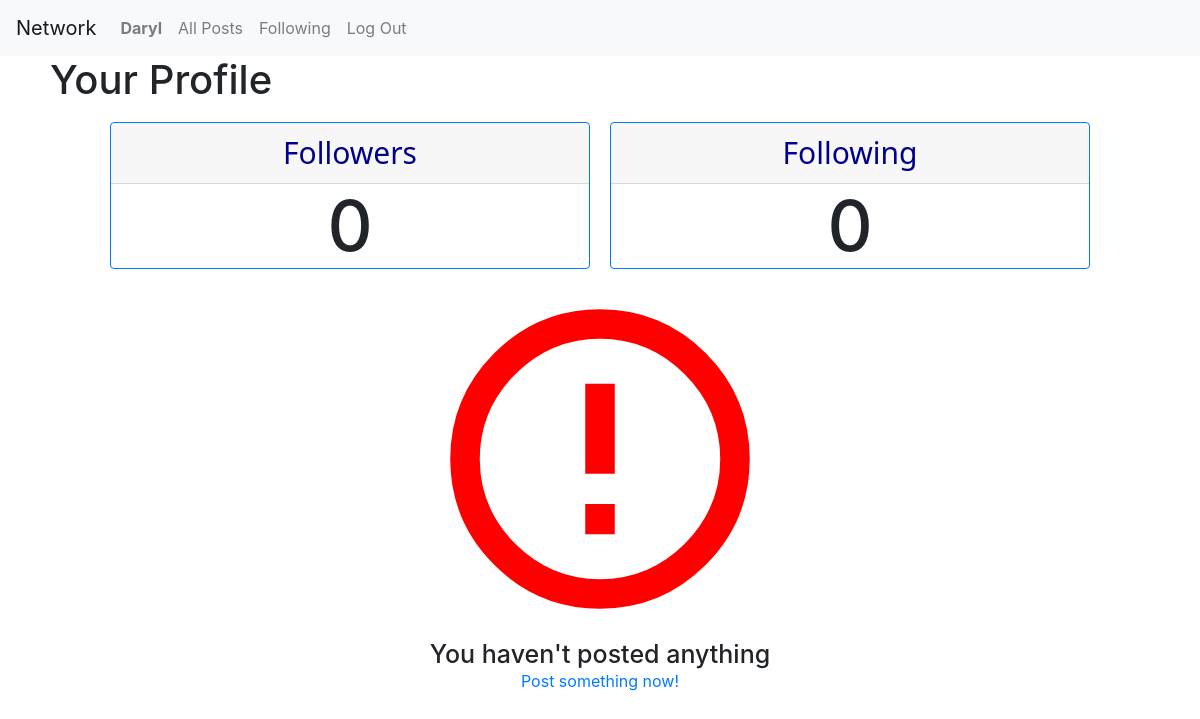
/profile/Daryl?page=2 (signed in), run on an earlier commit of the app's database.
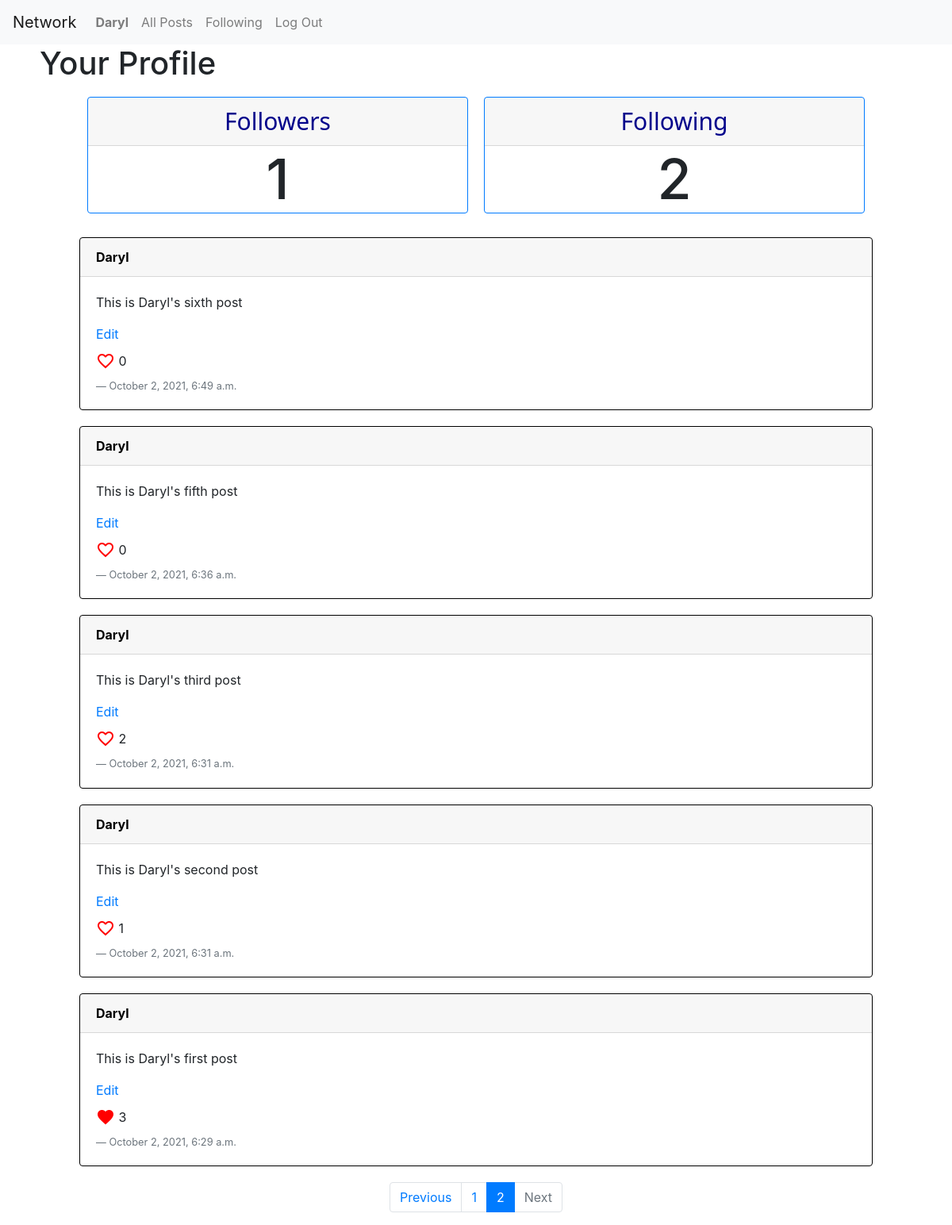
And on a later commit of the database.
### network/models.py (models this page shows, shortened)
class User(AbstractUser):
    like = models.ManyToManyField('Post', blank=True, related_name='likes')
    following = models.ManyToManyField('User', blank=True, related_name='followers')

class Post(models.Model):
    content = models.CharField(max_length=1000)
    user = models.ForeignKey(User, on_delete=CASCADE, related_name='posts')
    timestamp = models.DateTimeField(auto_now=True)

### network/views.py (the view)
# urls.py: path("profile/<str:profile_user>", views.profile, name="profile"),
@login_required(login_url='login')
def profile(request, profile_user):
    profile_user = get_object_or_404(User, username = profile_user)
    posts = Post.objects.filter(user = profile_user).order_by("-timestamp")
    posts = Paginator(posts, CONTENT_PER_PAGE)
    page_num = request.GET.get('page')
    page_obj = posts.get_page(page_num)
    return render(request, "network/profile.html", {
        'page_obj': page_obj,
        'profile_user': profile_user
    })

### network/templates/network/profile.html (shortened to what this page needs)
{% extends 'network/layout.html' %}
{% block body %}
    {% if user.is_authenticated %}
        <div class="profile-container">
            {% if user == profile_user %}
                <h1 class="profile-name">Your Profile</h1>
            {% endif %}
        </div>
        <div class="profile-top-container">
            <div class="card border-primary profile-inner-container">
                <div class="card-body profile-info-container">
                    <h5 class="card-header profile-info-title">Followers</h5>
                    <div class="profile-count-container">
                        <h1 class="card-text profile-info-count followers">{{ profile_user.followers.all.count }}</h1>
                    </div>
                </div>
            </div>
            <div class="card border-primary profile-inner-container">
                <div class="card-body profile-info-container">
                    <h5 class="card-header profile-info-title">Following</h5>
                    <div class="profile-count-container">
                        <h1 class="card-text profile-info-count following">{{ profile_user.following.count }}</h1>
                    </div>
                </div>
            </div>
        </div>
        {% if page_obj %}
            {% include 'network/postList.html' %}
        {% else %}
            <div class="error-msg">
                <i class="material-icons">error_outline</i>
                <div class="error-msg-btm">
                    {% if user == profile_user %}
                        <h4>You haven't posted anything</h4>
                        <a href="{% url 'index' %}">Post something now!</a>
                    {% else %}
                        <h4>{{ profile_user.username }} haven't posted anything</h4>
                    {% endif %}
                </div>
            </div>
        {% endif %}
    {% endif %}
{% endblock %}

### network/templates/network/layout.html (shortened to what this page needs)
{% load static %}
<!DOCTYPE html>
<html lang="en">
    <head>
        <link rel="stylesheet" href="https://stackpath.bootstrapcdn.com/bootstrap/4.4.1/css/bootstrap.min.css">
        <link href="{% static 'network/styles.css' %}" rel="stylesheet">
    </head>
    <body>
        <nav class="navbar navbar-expand-lg navbar-light bg-light">
            <a class="navbar-brand" href="{% url 'index' %}">Network</a>
            <div>
              <ul class="navbar-nav mr-auto">
                {% if user.is_authenticated %}
                    <li class="nav-item">
                        <a class="nav-link" id="profile" href="{% url 'profile' user %}"><strong>{{ user.username }}</strong></a>
                    </li>
                {% endif %}
                <li class="nav-item">
                  <a class="nav-link" id="all" href="{% url 'index' %}">All Posts</a>
                </li>
                {% if user.is_authenticated %}
                    <li class="nav-item">
                        <a class="nav-link" id="following" href="{% url 'follow' %}">Following</a>
                    </li>
                    <li class="nav-item">
                        <a class="nav-link" href="{% url 'logout' %}">Log Out</a>
                    </li>
                {% endif %}
              </ul>
            </div>
          </nav>
        <div class="body">
            {% block body %}
            {% endblock %}
        </div>
    </body>
</html>

### network/templates/network/postList.html (shortened to what this page needs)
<div id="postList-view">
    <div class="post-container">
        {% for post in page_obj.object_list %}
            <div class="card post-object">
                <a class="card-header post-user" href="{% url 'profile' post.user %}"><strong>{{ post.user }}</strong></a>
                <div class="card-body post-lower">
                    <div class="post-edit-edited">
                        <div class="post-content-edit-div">
                            <p class="post-content card-text">{{ post.content }}</p>
                            {% if post.user == user %}
                                <a class="post-edit-button" href="#" data-id="{{ post.id }}">Edit</a>
                            {% endif %}
                        </div>
                    </div>
                    <div class="post-likes">
                        <span class="material-icons like-button" style="color: red;" data-info="{{ post.id }}">
                        </span>&nbsp;
                        <span class="post-likes-num" id="{{ post.id }}">{{ post.likes.count }}</span>
                    </div>
                    <p class="post-timestamp blockquote-footer">{{ post.timestamp| date:"F j, Y, P" }}</p>
                </div>
            </div>
        {% endfor %}
    </div>
    <nav aria-label="Page navigation example">
        <ul class="pagination justify-content-center">
            {% if page_obj.has_previous %}
                <li class="page-item"><a class="page-link" href="?page={{ page_obj.previous_page_number }}">Previous</a></li>
            {% elif not page_obj.has_previous %}
                <li class="page-item disabled"><a class="page-link" tabindex="-1" aria-disabled="true">Previous</a></li>
            {% endif %}
            {% for p in page_obj.paginator.page_range %}
                {% if p == page_obj.number %}
                    <li class="page-item active" aria-current="page"><span class="page-link">{{ p }}</span></li>
                {% else %}
                    <li class="page-item"><a class="page-link" href="?page={{ p }}">{{ p }}</a></li>
                {% endif %}
            {% endfor %}
            {% if page_obj.has_next %}
                <li class="page-item"><a class="page-link" href="?page={{ page_obj.next_page_number }}">Next</a></li>
            {% elif not page_obj.has_next %}
                <li class="page-item disabled"><a class="page-link" tabindex="-1" aria-disabled="true">Next</a></li>
            {% endif %}
        </ul>
    </nav>
</div>

What changed in the data, as far as the page shows it:
changed User "Daryl": followers.all.count "0" → "1"; following.count "0" → "2"
added Post: user "Daryl", content "This is Daryl's sixth post", likes.count "0", timestamp "October 2, 2021, 6:49 a.m."
added Post: user "Daryl", content "This is Daryl's fifth post", likes.count "0", timestamp "October 2, 2021, 6:36 a.m."
added Post: user "Daryl", content "This is Daryl's third post", likes.count "2", timestamp "October 2, 2021, 6:31 a.m."
added Post: user "Daryl", content "This is Daryl's second post", likes.count "1", timestamp "October 2, 2021, 6:31 a.m."
added Post: user "Daryl", content "This is Daryl's first post", likes.count "3", timestamp "October 2, 2021, 6:29 a.m."
Also different on the page:
text no longer shown: "You haven't posted anything Post something now!"
text now shown: "Previous Next"
new list line: "1"
new list line: "2"
